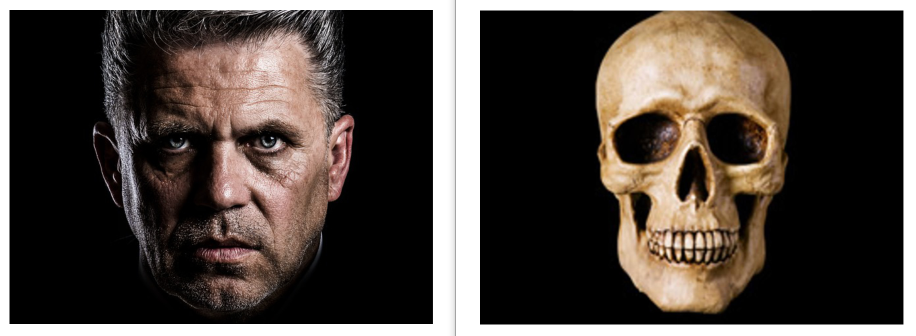
#> input picture images/face_skull.png, 1832 x 672 px, found by its file name (shown at 1/2 size)
$ python test_resize.py
#> lines starting #> are read from the running program, lines starting #| are printed output that depends on the picture
import cv2

src = cv2.imread("face_skull.png", cv2.IMREAD_COLOR)
#> src is the input picture: shape (672, 1832, 3); mean B, G, R 63.3, 69.3, 77.8

dst = cv2.resize(src, dsize=(640, 480), interpolation=cv2.INTER_AREA)
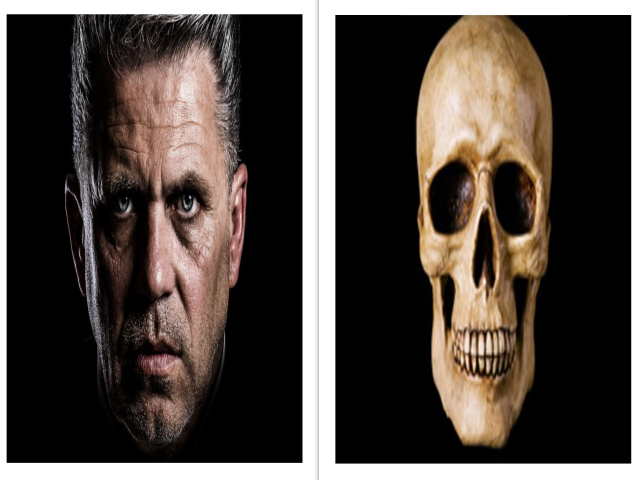
#> dst: shape (480, 640, 3); mean B, G, R 63.3, 69.3, 77.8
dst2 = cv2.resize(src, dsize=(0, 0), fx=0.3, fy=0.7, interpolation=cv2.INTER_LINEAR)
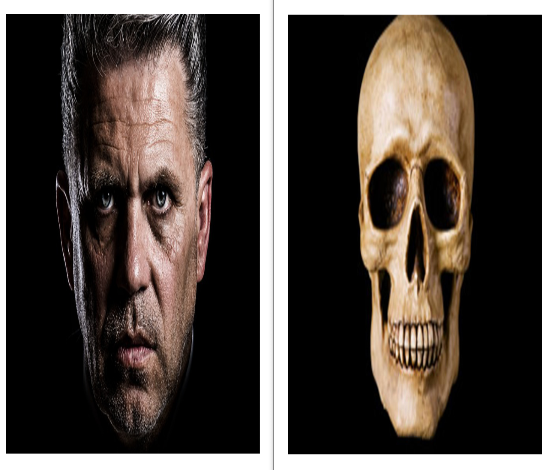
#> dst2: shape (470, 550, 3); mean B, G, R 63.3, 69.2, 77.7

cv2.imshow("src", src)
cv2.imshow("dst", dst)
cv2.imshow("dst2", dst2)
cv2.waitKey()
cv2.destroyAllWindows()

$ run again, with images/Howling-1254383.png copied over images/face_skull.png
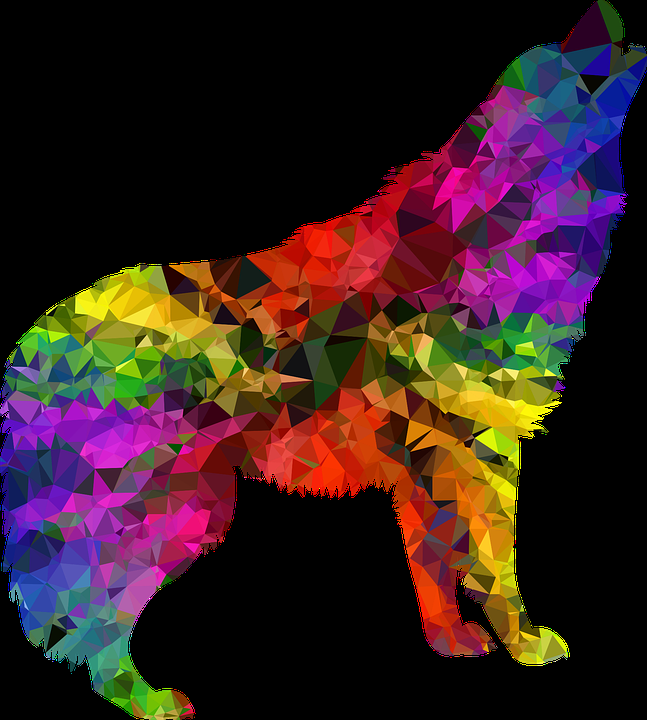
#> input picture images/Howling-1254383.png, 647 x 720 px, found by its file name
#> src is the input picture: shape (720, 647, 3); mean B, G, R 32.5, 32, 56.7
#> `dst = cv2.resize(src, dsize=(640, 480), interpolation=cv2.INTER_AREA)`:
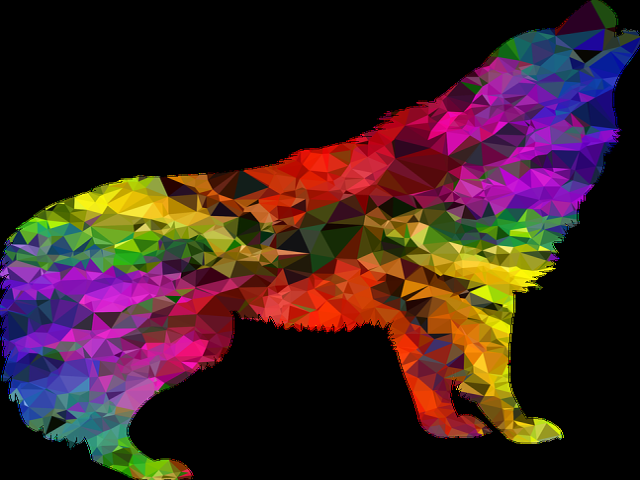
#> dst: shape (480, 640, 3); mean B, G, R 32.5, 32, 56.7
#> `dst2 = cv2.resize(src, dsize=(0, 0), fx=0.3, fy=0.7, interpolation=cv2..`:
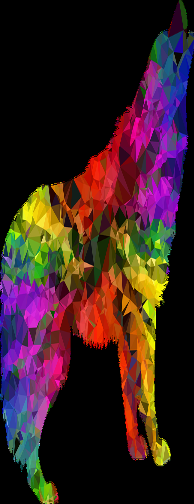
#> dst2: shape (504, 194, 3); mean B, G, R 32.5, 31.9, 56.7

$ run again, with images/SuperMoon.png copied over images/face_skull.png
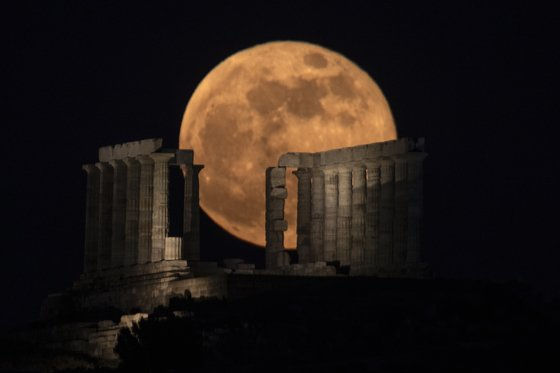
#> input picture images/SuperMoon.png, 560 x 373 px, found by its file name
#> src is the input picture: shape (373, 560, 3); mean B, G, R 20.9, 25, 33.4
#> `dst = cv2.resize(src, dsize=(640, 480), interpolation=cv2.INTER_AREA)`:
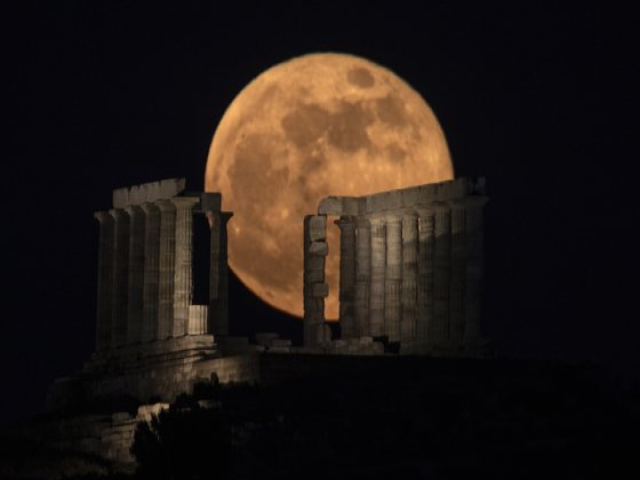
#> dst: shape (480, 640, 3); mean B, G, R 20.9, 24.9, 33.4
#> `dst2 = cv2.resize(src, dsize=(0, 0), fx=0.3, fy=0.7, interpolation=cv2..`:
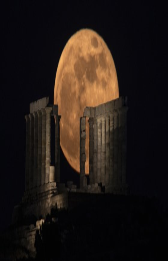
#> dst2: shape (261, 168, 3); mean B, G, R 20.8, 24.9, 33.3
